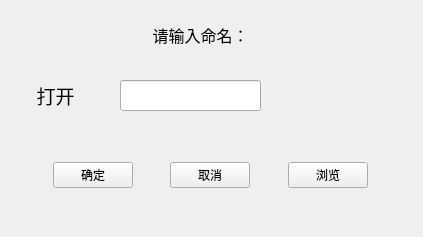
<?xml version="1.0" encoding="UTF-8"?>
<ui version="4.0">
 <class>Widget</class>
 <widget class="QWidget" name="Widget">
  <property name="geometry">
   <rect>
    <x>0</x>
    <y>0</y>
    <width>423</width>
    <height>237</height>
   </rect>
  </property>
  <property name="windowTitle">
   <string>Widget</string>
  </property>
  <widget class="QLabel" name="infolabel">
   <property name="geometry">
    <rect>
     <x>130</x>
     <y>10</y>
     <width>141</width>
     <height>51</height>
    </rect>
   </property>
   <property name="text">
    <string>&lt;html&gt;&lt;head/&gt;&lt;body&gt;&lt;p align=&quot;center&quot;&gt;&lt;span style=&quot; font-size:12pt;&quot;&gt;请输入命名：&lt;/span&gt;&lt;/p&gt;&lt;/body&gt;&lt;/html&gt;</string>
   </property>
  </widget>
  <widget class="QLabel" name="label_2">
   <property name="geometry">
    <rect>
     <x>10</x>
     <y>70</y>
     <width>91</width>
     <height>51</height>
    </rect>
   </property>
   <property name="text">
    <string>&lt;html&gt;&lt;head/&gt;&lt;body&gt;&lt;p align=&quot;center&quot;&gt;&lt;span style=&quot; font-size:14pt;&quot;&gt;打开&lt;/span&gt;&lt;/p&gt;&lt;/body&gt;&lt;/html&gt;</string>
   </property>
  </widget>
  <widget class="QLineEdit" name="lineEdit">
   <property name="geometry">
    <rect>
     <x>120</x>
     <y>80</y>
     <width>141</width>
     <height>31</height>
    </rect>
   </property>
  </widget>
  <widget class="QWidget" name="layoutWidget">
   <property name="geometry">
    <rect>
     <x>10</x>
     <y>130</y>
     <width>401</width>
     <height>91</height>
    </rect>
   </property>
   <layout class="QHBoxLayout" name="horizontalLayout">
    <item>
     <spacer name="horizontalSpacer">
      <property name="orientation">
       <enum>Qt::Horizontal</enum>
      </property>
      <property name="sizeHint" stdset="0">
       <size>
        <width>40</width>
        <height>20</height>
       </size>
      </property>
     </spacer>
    </item>
    <item>
     <widget class="QPushButton" name="commitButton">
      <property name="text">
       <string>确定</string>
      </property>
     </widget>
    </item>
    <item>
     <spacer name="horizontalSpacer_3">
      <property name="orientation">
       <enum>Qt::Horizontal</enum>
      </property>
      <property name="sizeHint" stdset="0">
       <size>
        <width>40</width>
        <height>20</height>
       </size>
      </property>
     </spacer>
    </item>
    <item>
     <widget class="QPushButton" name="cancelButton">
      <property name="text">
       <string>取消</string>
      </property>
     </widget>
    </item>
    <item>
     <spacer name="horizontalSpacer_4">
      <property name="orientation">
       <enum>Qt::Horizontal</enum>
      </property>
      <property name="sizeHint" stdset="0">
       <size>
        <width>40</width>
        <height>20</height>
       </size>
      </property>
     </spacer>
    </item>
    <item>
     <widget class="QPushButton" name="browesButton">
      <property name="text">
       <string>浏览</string>
      </property>
     </widget>
    </item>
    <item>
     <spacer name="horizontalSpacer_2">
      <property name="orientation">
       <enum>Qt::Horizontal</enum>
      </property>
      <property name="sizeHint" stdset="0">
       <size>
        <width>40</width>
        <height>20</height>
       </size>
      </property>
     </spacer>
    </item>
   </layout>
  </widget>
 </widget>
 <layoutdefault spacing="6" margin="11"/>
 <resources/>
 <connections/>
</ui>
